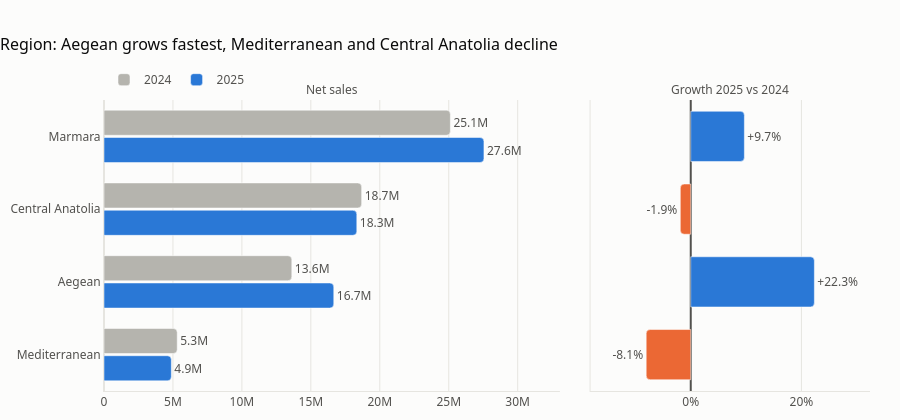

The notebook cell this image was saved under:
### Markdown cell above
### 3.2 Region

**Brief:** **Marmara** is the largest region (41% of sales, +9.7%). **Aegean** grew fastest (+22.3%).
**Central Anatolia (-1.9%)** and **Mediterranean (-8.1%)** declined.

### Code cell
by_region = breakdown("Region", "Region: Aegean grows fastest, Mediterranean and Central Anatolia decline")

### Figure 1 — Plotly figure (JSON) as saved in the notebook; plotly's stock layout.template omitted (floating-point values rounded to 4 significant figures)
{"data": [{"cliponaxis": false, "hovertemplate": "2025 %{y}: %{x:,.0f}<extra></extra>", "marker": {"color": "#2a78d6", "cornerradius": 4}, "name": "2025", "orientation": "h", "text": ["4.9M", "16.7M", "18.3M", "27.6M"], "textposition": "outside", "type": "bar", "x": [4883000.0, 16660000.0, 18330000.0, 27550000.0], "xaxis": "x", "y": ["Mediterranean", "Aegean", "Central Anatolia", "Marmara"], "yaxis": "y"}, {"cliponaxis": false, "hovertemplate": "2024 %{y}: %{x:,.0f}<extra></extra>", "marker": {"color": "#b5b4ae", "cornerradius": 4}, "name": "2024", "orientation": "h", "text": ["5.3M", "13.6M", "18.7M", "25.1M"], "textposition": "outside", "type": "bar", "x": [5311000.0, 13620000.0, 18690000.0, 25120000.0], "xaxis": "x", "y": ["Mediterranean", "Aegean", "Central Anatolia", "Marmara"], "yaxis": "y"}, {"cliponaxis": false, "hovertemplate": "%{y}: %{x:+.1f}%<extra></extra>", "marker": {"color": ["#eb6834", "#2a78d6", "#eb6834", "#2a78d6"], "cornerradius": 4}, "orientation": "h", "showlegend": false, "text": ["-8.1%", "+22.3%", "-1.9%", "+9.7%"], "textposition": "outside", "type": "bar", "x": [-8.051, 22.34, -1.887, 9.691], "xaxis": "x2", "y": ["Mediterranean", "Aegean", "Central Anatolia", "Marmara"], "yaxis": "y2"}], "layout": {"annotations": [{"font": {"color": "#52514e", "size": 12}, "showarrow": false, "text": "Net sales", "x": 0.2976, "xanchor": "center", "xref": "paper", "y": 1.0, "yanchor": "bottom", "yref": "paper"}, {"font": {"color": "#52514e", "size": 12}, "showarrow": false, "text": "Growth 2025 vs 2024", "x": 0.8176, "xanchor": "center", "xref": "paper", "y": 1.0, "yanchor": "bottom", "yref": "paper"}], "bargap": 0.25, "bargroupgap": 0.08, "barmode": "group", "font": {"color": "#52514e", "family": "Segoe UI, Arial, sans-serif", "size": 12}, "height": 420, "hoverlabel": {"bgcolor": "white", "font": {"size": 12}}, "legend": {"orientation": "h", "title": {"text": ""}, "traceorder": "reversed", "x": 0, "y": 1.02, "yanchor": "bottom"}, "margin": {"b": 10, "l": 10, "r": 30, "t": 100}, "paper_bgcolor": "#fcfcfb", "plot_bgcolor": "#fcfcfb", "showlegend": true, "title": {"font": {"color": "#0b0b0b", "size": 16}, "text": "Region: Aegean grows fastest, Mediterranean and Central Anatolia decline", "x": 0, "xanchor": "left"}, "xaxis": {"anchor": "y", "domain": [0.0, 0.5952], "gridcolor": "#e6e5e0", "linecolor": "#e6e5e0", "range": [0, 33060000.0], "title": {}, "zerolinecolor": "#e6e5e0"}, "xaxis2": {"anchor": "y2", "domain": [0.6352, 1.0], "gridcolor": "#e6e5e0", "linecolor": "#e6e5e0", "range": [-18.1, 32.39], "ticksuffix": "%", "title": {}, "zeroline": true, "zerolinecolor": "#52514e"}, "yaxis": {"anchor": "x", "domain": [0.0, 1.0], "gridcolor": "#e6e5e0", "linecolor": "#e6e5e0", "showgrid": false, "title": {"font": {"size": 12}}, "zerolinecolor": "#e6e5e0"}, "yaxis2": {"anchor": "x2", "domain": [0.0, 1.0], "gridcolor": "#e6e5e0", "linecolor": "#e6e5e0", "matches": "y", "showgrid": false, "showticklabels": false, "title": {"font": {"size": 12}}, "zerolinecolor": "#e6e5e0"}}}
